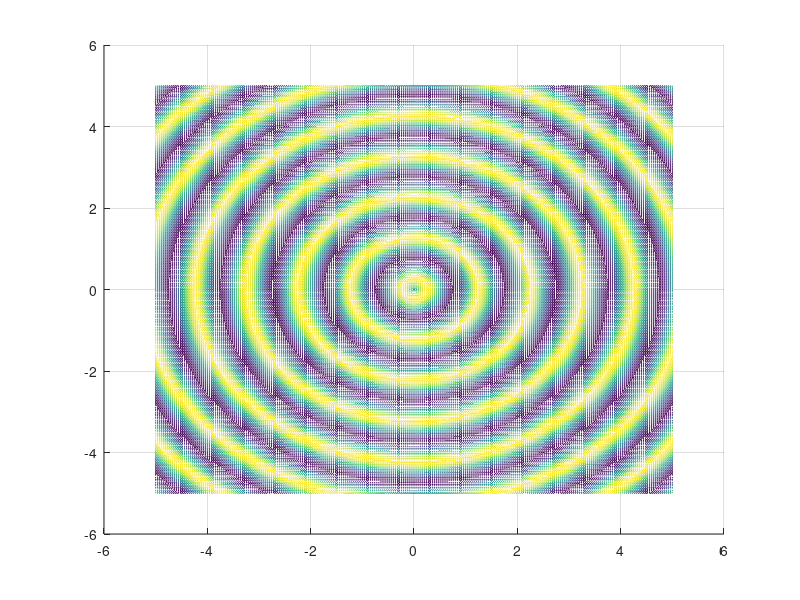

The MATLAB script that drew this image:
T = 1/25;
x1 = -5:T:5;
x2 = -5:T:5;

t = 0:T:5;

N = length(t);
[x1,x2] = meshgrid(x1,x2);


for k = 1 : N
    r = 2*sin(2*pi*sqrt(x1.^2+x2.^2)-2*pi*t(k));

    mesh(x1,x2,r);
    view(2);
    drawnow();

end 